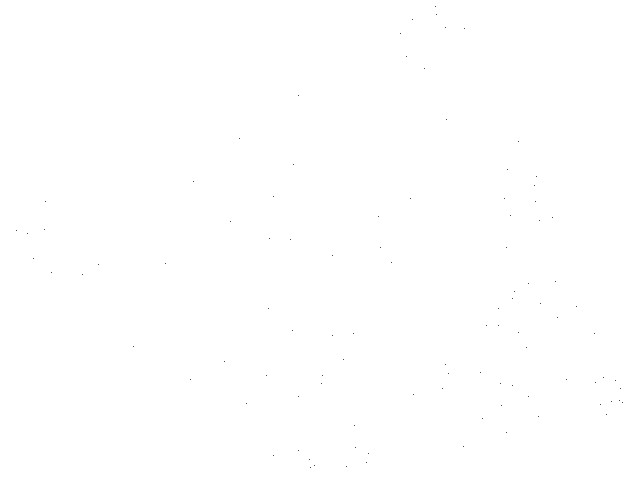
Frame 1 (no input)
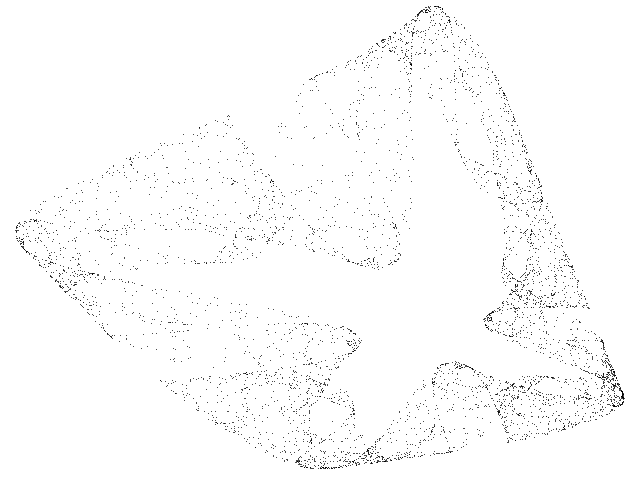
Frame 60 (the mouse pressed at the canvas centre just before this capture)
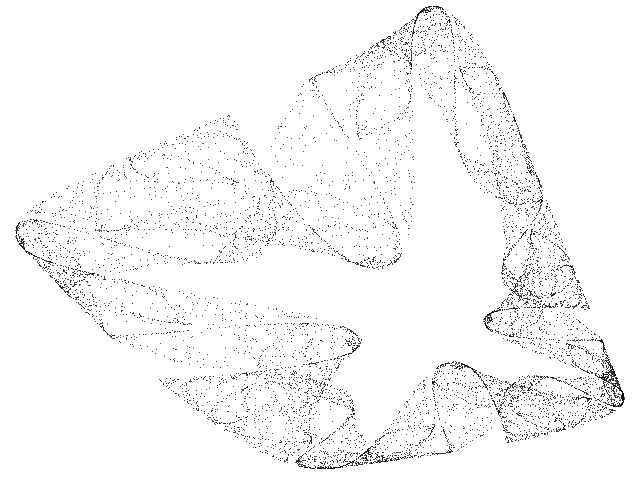
Frame 120 (the mouse held since frame 60 and released just before this capture)

The Processing sketch that drew these frames (run headless with seeded random() and noise(); from frame 60 on, the mouse is pressed at the canvas centre):

// Processing sketch: Kaneko_Pow
// ── Kaneko_Pow.pde
// Kaneko chaotic map - pow //

  float x = 0.1;
  float y = 0.1;
  float a = 0.3;
  float d = 2.04;

void setup() {
  
  size(640, 480);
  background(255);
  
}

void draw() {
  
  for (int i=0;i<100;i++) {
    
    float nx = x;
    float ny = y;
        
    x = a * nx + (1 - a) * (1 - d * pow(ny,2));
    y = nx;
  
    point(205+(460*x), 150+(350*y));
        
  }

}
